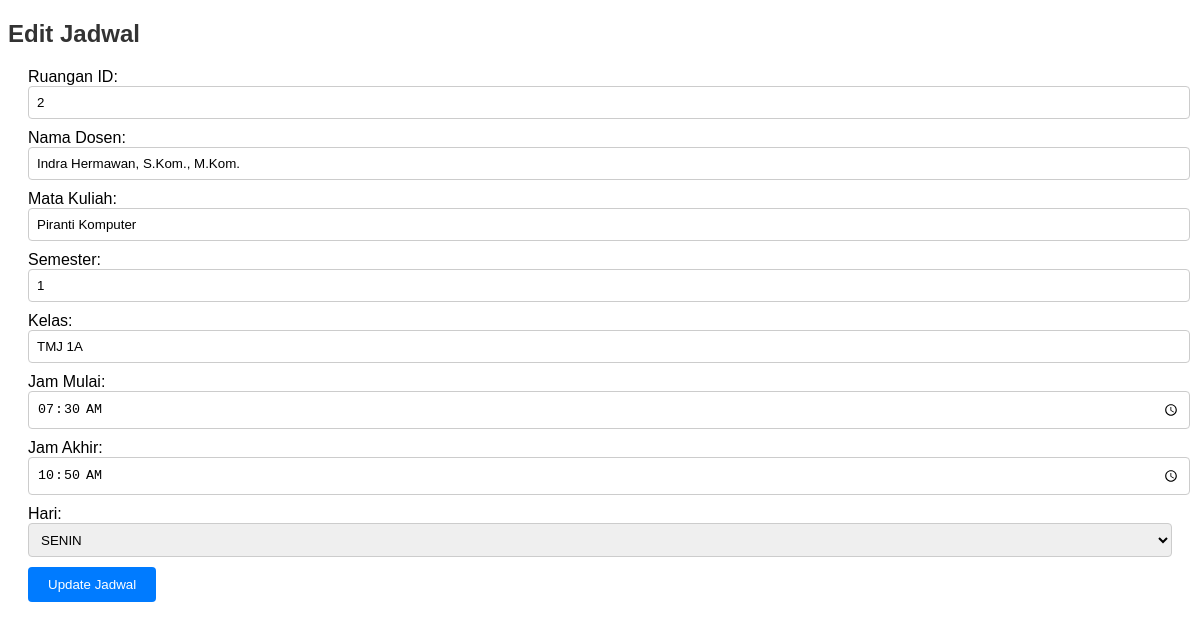
The app's page /edit_jadwal.php?jadwal_id=2, older data.
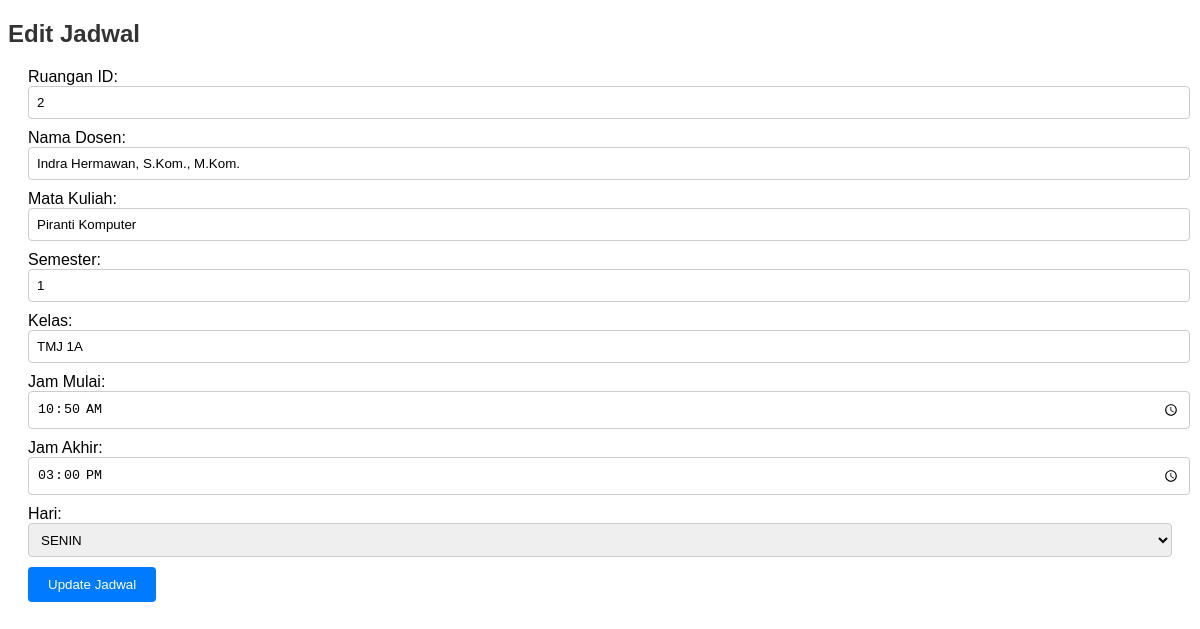
The same page, newer data.
### tables this page shows
CREATE TABLE `jadwal` (
  `jadwal_id` int(11) NOT NULL,
  `ruangan_id` int(11) DEFAULT NULL,
  `nama_dosen` varchar(100) DEFAULT NULL,
  `nama_mata_kuliah` varchar(100) DEFAULT NULL,
  `smt` varchar(10) DEFAULT NULL,
  `kelas` varchar(15) DEFAULT NULL,
  `jam_mulai` time DEFAULT NULL,
  `jam_akhir` time DEFAULT NULL,
  `hari` varchar(10) DEFAULT NULL
);

### edit_jadwal.php (the view, shortened to what this page needs)
<?php
include 'connection.php';
if(isset($_GET['jadwal_id'])){
    $jadwal_id = $_GET['jadwal_id'];
    $query = "SELECT * FROM jadwal WHERE jadwal_id = $jadwal_id";
    $result = mysqli_query($conn, $query);
    if($result) {
        $jadwal = mysqli_fetch_assoc($result);
    } else {
        die("Error: Data tidak ditemukan.");
    }
} else {
    header('Location: jadwal.php');
    exit;
}
?>
<!DOCTYPE html>
<html lang="id">
<head>
</head>
<body>
    <h2>Edit Jadwal</h2>
    <form method="POST">
        Ruangan ID: <input type="text" name="ruangan_id" value="<?php echo $jadwal['ruangan_id']; ?>"/><br>
        Nama Dosen: <input type="text" name="nama_dosen" value="<?php echo $jadwal['nama_dosen']; ?>"/><br>
        Mata Kuliah: <input type="text" name="nama_mata_kuliah" value="<?php echo $jadwal['nama_mata_kuliah']; ?>"/><br>
        Semester: <input type="text" name="smt" value="<?php echo $jadwal['smt']; ?>"/><br>
        Kelas: <input type="text" name="kelas" value="<?php echo $jadwal['kelas']; ?>"/><br>
        Jam Mulai: <input type="time" name="jam_mulai" value="<?php echo $jadwal['jam_mulai']; ?>"/><br>
        Jam Akhir: <input type="time" name="jam_akhir" value="<?php echo $jadwal['jam_akhir']; ?>"/><br>
        Hari:
        <select name="hari">
            <?php
            $hari = ['SENIN', 'SELASA', 'RABU', 'KAMIS', 'JUMAT', 'SABTU'];
            foreach ($hari as $h) {
                echo "<option value='$h'" . ($jadwal['hari'] == $h ? " selected" : "") . ">$h</option>";
            }
            ?>
        </select><br>
        <input type="submit" value="Update Jadwal"/>
    </form>
</body>
</html>

Row changes from the older to the newer data that the page shows:
changed jadwal "Indra Hermawan, S.Kom., M.Kom.": jam_mulai "07:30:00" → "10:50:00"; jam_akhir "10:50:00" → "15:00:00"
